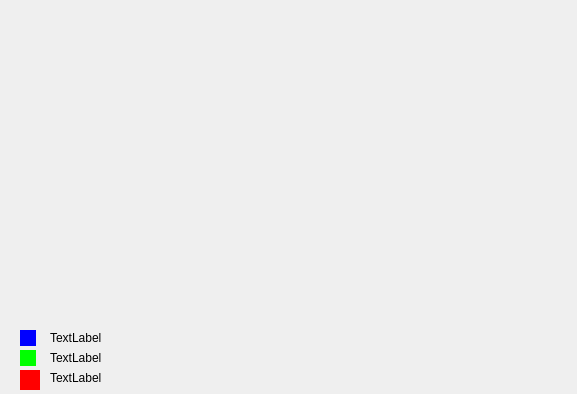
<?xml version="1.0" encoding="UTF-8"?>
<ui version="4.0">
 <class>stati</class>
 <widget class="QDialog" name="stati">
  <property name="geometry">
   <rect>
    <x>0</x>
    <y>0</y>
    <width>577</width>
    <height>394</height>
   </rect>
  </property>
  <property name="windowTitle">
   <string>Dialog</string>
  </property>
  <widget class="QWidget" name="widget" native="true">
   <property name="geometry">
    <rect>
     <x>20</x>
     <y>330</y>
     <width>16</width>
     <height>16</height>
    </rect>
   </property>
   <property name="styleSheet">
    <string notr="true">
background-color: rgb(0, 0, 255);</string>
   </property>
   <widget class="QWidget" name="widget_5" native="true">
    <property name="geometry">
     <rect>
      <x>10</x>
      <y>10</y>
      <width>16</width>
      <height>16</height>
     </rect>
    </property>
    <property name="styleSheet">
     <string notr="true">
background-color: rgb(0, 0, 255);</string>
    </property>
   </widget>
  </widget>
  <widget class="QLabel" name="label_4">
   <property name="geometry">
    <rect>
     <x>50</x>
     <y>370</y>
     <width>131</width>
     <height>16</height>
    </rect>
   </property>
   <property name="text">
    <string>TextLabel</string>
   </property>
  </widget>
  <widget class="QWidget" name="widget_6" native="true">
   <property name="geometry">
    <rect>
     <x>20</x>
     <y>350</y>
     <width>16</width>
     <height>16</height>
    </rect>
   </property>
   <property name="styleSheet">
    <string notr="true">background-color: rgb(0, 255, 0);</string>
   </property>
  </widget>
  <widget class="QWidget" name="widget_7" native="true">
   <property name="geometry">
    <rect>
     <x>20</x>
     <y>370</y>
     <width>20</width>
     <height>20</height>
    </rect>
   </property>
   <property name="styleSheet">
    <string notr="true">background-color: rgb(255, 0, 0);</string>
   </property>
  </widget>
  <widget class="QLabel" name="label_2">
   <property name="geometry">
    <rect>
     <x>50</x>
     <y>330</y>
     <width>91</width>
     <height>16</height>
    </rect>
   </property>
   <property name="text">
    <string>TextLabel</string>
   </property>
  </widget>
  <widget class="QLabel" name="label_3">
   <property name="geometry">
    <rect>
     <x>50</x>
     <y>350</y>
     <width>91</width>
     <height>16</height>
    </rect>
   </property>
   <property name="text">
    <string>TextLabel</string>
   </property>
  </widget>
 </widget>
 <resources/>
 <connections/>
</ui>
